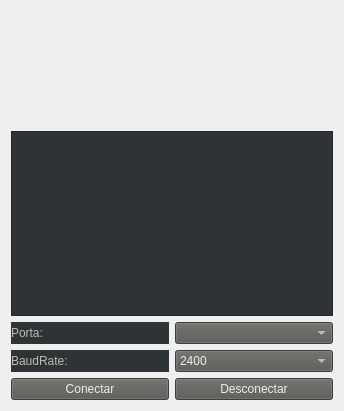
   <widget class="QWidget" name="">
    <property name="geometry">
     <rect>
      <x>890</x>
      <y>10</y>
      <width>344</width>
      <height>411</height>
     </rect>
    </property>
    <layout class="QVBoxLayout" name="verticalLayout_7">
     <item>
      <widget class="QLabel" name="tComunication">
       <property name="font">
        <font>
         <family>Courier 10 Pitch</family>
         <pointsize>24</pointsize>
         <weight>50</weight>
         <italic>false</italic>
         <bold>false</bold>
        </font>
       </property>
       <property name="styleSheet">
        <string notr="true">font:24pt&quot;Courier 10 Pitch&quot;;
color:rgb(238,238,236);</string>
       </property>
       <property name="text">
        <string>Comunicação Serial</string>
       </property>
      </widget>
     </item>
     <item>
      <spacer name="verticalSpacer_3">
       <property name="orientation">
        <enum>Qt::Vertical</enum>
       </property>
       <property name="sizeType">
        <enum>QSizePolicy::Expanding</enum>
       </property>
       <property name="sizeHint" stdset="0">
        <size>
         <width>20</width>
         <height>76</height>
        </size>
       </property>
      </spacer>
     </item>
     <item>
      <widget class="QTextEdit" name="tDisplay">
       <property name="styleSheet">
        <string notr="true">color:rgb(186,189,182);
background-color:rgb(46,52,54);
alternate-background-color:rgb(85,87,83);
border-color:rgb(46,52,54);
</string>
       </property>
      </widget>
     </item>
     <item>
      <layout class="QVBoxLayout" name="verticalLayout_6">
       <item>
        <layout class="QHBoxLayout" name="horizontalLayout_21">
         <item>
          <widget class="QLabel" name="tPorta">
           <property name="styleSheet">
            <string notr="true">color:rgb(186,189,182);
background-color:rgb(46,52,54);
alternate-background-color:rgb(85,87,83);
border-color:rgb(46,52,54);
</string>
           </property>
           <property name="text">
            <string>Porta:</string>
           </property>
          </widget>
         </item>
         <item>
          <widget class="QComboBox" name="cbPort">
           <property name="styleSheet">
            <string notr="true">background-color: rgb(85,87,83);
color:rgb(238,238,236);
font:14pt&quot;Courier 10 Pitch&quot;;
alternate-background-color:rgb(136,138,133);
border-right-color:rgb(0,0,0);
border-bottom-color:rgb(0,0,0);</string>
           </property>
          </widget>
         </item>
        </layout>
       </item>
       <item>
        <layout class="QHBoxLayout" name="horizontalLayout_22">
         <item>
          <widget class="QLabel" name="tBaudRate">
           <property name="styleSheet">
            <string notr="true">color:rgb(186,189,182);
background-color:rgb(46,52,54);
alternate-background-color:rgb(85,87,83);
border-color:rgb(46,52,54);
</string>
           </property>
           <property name="text">
            <string>BaudRate:</string>
           </property>
          </widget>
         </item>
         <item>
          <widget class="QComboBox" name="cbBaud">
           <property name="styleSheet">
            <string notr="true">background-color: rgb(85,87,83);
color:rgb(238,238,236);
font:14pt&quot;Courier 10 Pitch&quot;;
alternate-background-color:rgb(136,138,133);
border-right-color:rgb(0,0,0);
border-bottom-color:rgb(0,0,0);</string>
           </property>
           <item>
            <property name="text">
             <string>2400</string>
            </property>
           </item>
           <item>
            <property name="text">
             <string>4800</string>
            </property>
           </item>
           <item>
            <property name="text">
             <string>9600</string>
            </property>
           </item>
           <item>
            <property name="text">
             <string>19200</string>
            </property>
           </item>
           <item>
            <property name="text">
             <string>115200</string>
            </property>
           </item>
          </widget>
         </item>
        </layout>
       </item>
       <item>
        <layout class="QHBoxLayout" name="horizontalLayout_23">
         <item>
          <widget class="QPushButton" name="pbConnect">
           <property name="styleSheet">
            <string notr="true">background-color: rgb(85,87,83);
color:rgb(238,238,236);
font:14pt&quot;Courier 10 Pitch&quot;;
alternate-background-color:rgb(136,138,133);
border-right-color:rgb(0,0,0);
border-bottom-color:rgb(0,0,0);</string>
           </property>
           <property name="text">
            <string>Conectar</string>
           </property>
          </widget>
         </item>
         <item>
          <widget class="QPushButton" name="pbDesconnect">
           <property name="styleSheet">
            <string notr="true">background-color: rgb(85,87,83);
color:rgb(238,238,236);
font:14pt&quot;Courier 10 Pitch&quot;;
alternate-background-color:rgb(136,138,133);
border-right-color:rgb(0,0,0);
border-bottom-color:rgb(0,0,0);</string>
           </property>
           <property name="text">
            <string>Desconectar</string>
           </property>
          </widget>
         </item>
        </layout>
       </item>
      </layout>
     </item>
    </layout>
   </widget>
